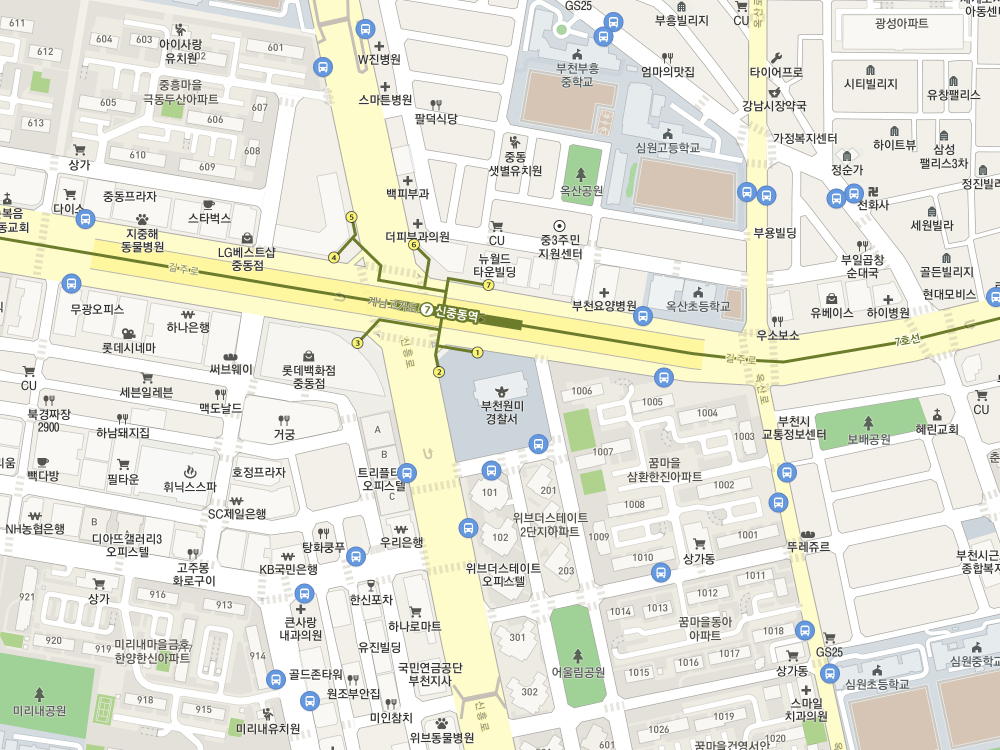
#> input picture assets/images/sample_bicycle_13.png, 2000 x 1500 px, found by its file name (shown at 1/2 size)
$ python test3.py
#> lines starting #> are read from the running program, lines starting #| are printed output that depends on the picture; after the words box and inside, x2 and y2 are one past the last pixel; in counts of white or black regions, pixels touching at a corner belong together
# NOTE: detecting crosswalk using roadview

import cv2
import numpy as np
import pathlib

path = pathlib.Path().absolute()
print(path)
size = 3
kernel = np.ones((size, size), np.float32) / (size * size)

img_general = cv2.imread(str(path) + '/assets/images/sample_bicycle_13.png')
#> img_general is the input picture: shape (1500, 2000, 3); mean B, G, R 218.1, 229.8, 229.6
img_roadview = cv2.imread(str(path) + '/assets/images/sample_bicycle_16.png')
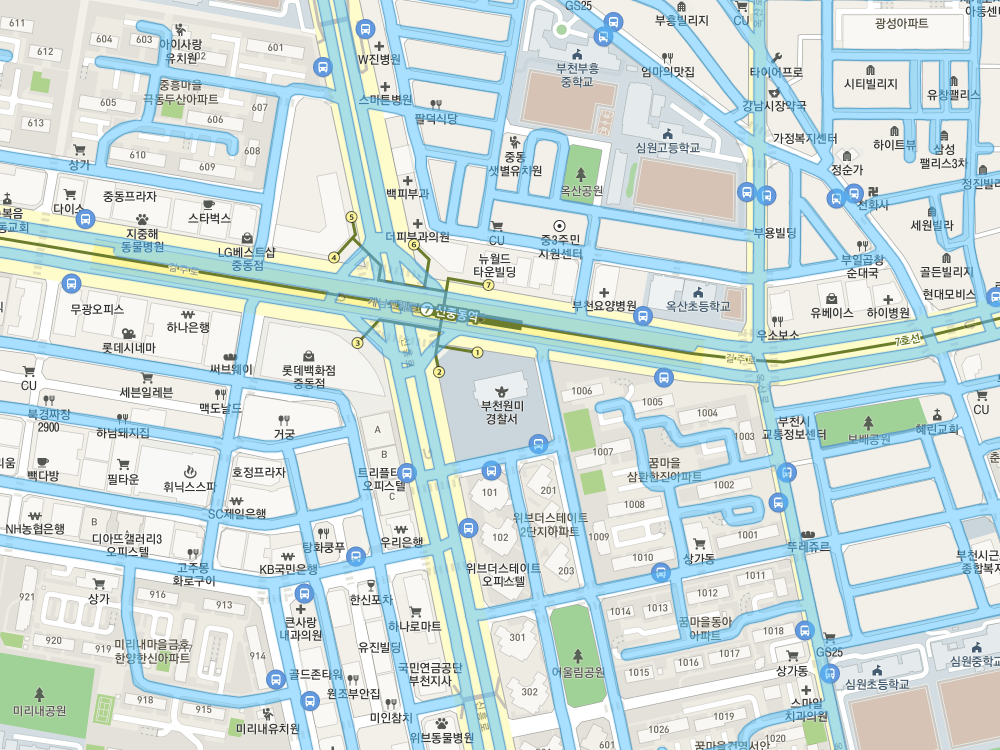
#> input picture assets/images/sample_bicycle_16.png, 2000 x 1500 px, found by its file name (shown at 1/2 size)
#> img_roadview is the input picture: shape (1500, 2000, 3); mean B, G, R 221.1, 221.3, 205.6
img_roadview_hsv = cv2.cvtColor(img_roadview, cv2.COLOR_BGR2HSV)
#> img_roadview_hsv: shape (1500, 2000, 3); mean H, S, V 49.9, 36.2, 230.2
colors_roadview = [(80, 0, 0), (110, 255, 255)]
mask_roadview = cv2.inRange(
    img_roadview_hsv, colors_roadview[0], colors_roadview[1])
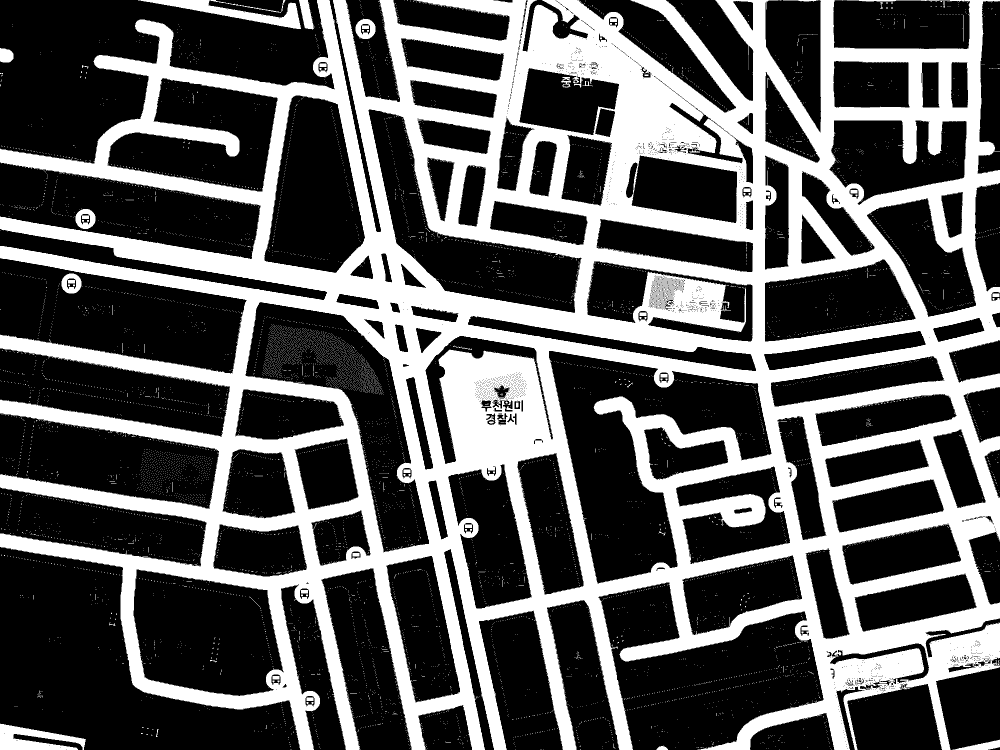
#> mask_roadview: shape (1500, 2000) (shown at 1/2 size); 34.8% white; 9789 white regions (9738 under 20 px), largest, box (x1, y1, x2, y2) and area: (0, 0, 2000, 1500) 1010841, (276, 0, 602, 58) 5700, (0, 1447, 172, 1500) 5014
mask_roadview = cv2.medianBlur(mask_roadview, 5)
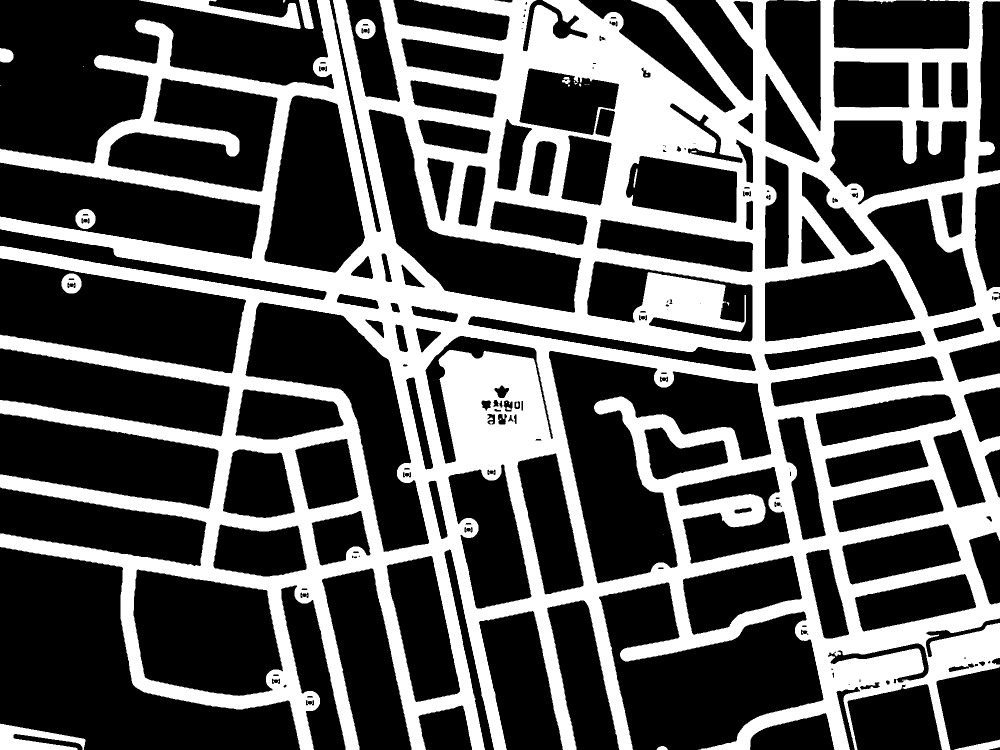
#> mask_roadview: shape (1500, 2000) (shown at 1/2 size); 34.5% white; 35 white regions (17 under 20 px), largest, box (x1, y1, x2, y2) and area: (0, 0, 2000, 1500) 1018332, (278, 0, 602, 58) 5488, (0, 1447, 171, 1500) 5021
# mask_roadview = cv2.dilate(mask_roadview, kernel)

template = cv2.imread(str(path) + '/assets/images/sample_pattern_04.png', 0)
#> (the run stopped early here; a loop or call above may not have finished)
